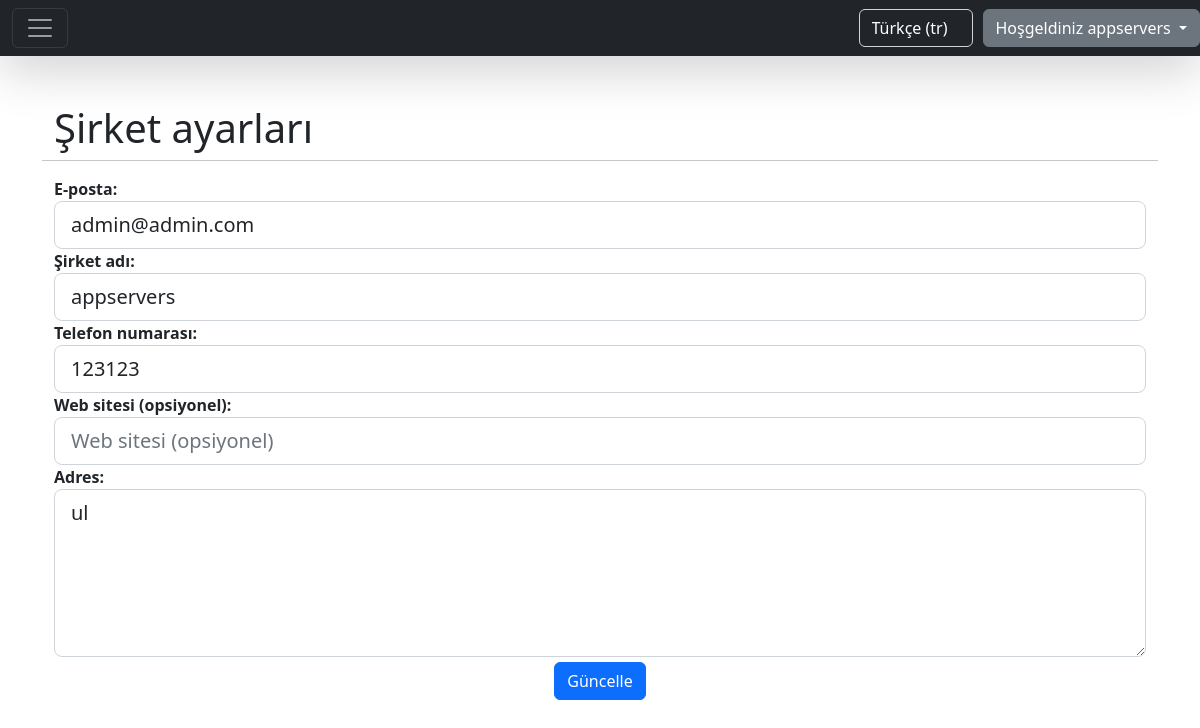
Page /tr/settings/ (signed in) on the committed database.
### home/models.py (models this page shows, shortened)
class CompanyUser(AbstractBaseUser):
    company_name = models.CharField(max_length=255, unique=True)
    email = models.EmailField(max_length=255, unique=True)
    phone_number = models.CharField(max_length=15, unique=True)
    website = models.CharField(max_length=255, blank=True, null=True)
    address = models.CharField(max_length=255)
    is_active = models.BooleanField(default=True)
    is_admin = models.BooleanField(default=False)
    USERNAME_FIELD = 'email'
    REQUIRED_FIELDS = ['company_name', 'phone_number', 'address']
    objects = CompanyUserManager()

### home/views.py (the view)
# urls.py: path('settings/', views.CustomUserChangeView.as_view(), name='company_settings'),
class CustomUserChangeView(LoginRequiredMixin, SuccessMessageMixin, UpdateView):
    login_url = settings.LOGIN_URL
    form_class = CustomUserChangeForm
    template_name = 'form_template.html'
    success_url = reverse_lazy('company_settings')
    success_message = _('message:company_updated_successfully')
    extra_context = {'title': _('label:company_settings'), 'submit_btn': _('label:update_button_text')}
    def get_object(self):
        return self.request.user

### home/templatetags/custom_tags.py (called while the page is built)
@register.filter(name='add_attr')
def add_attribute(field, css):
    attrs = {}
    definition = css.split(',')
    for d in definition:
        if ':' not in d:
            attrs['class'] = d
        else:
            key, val = d.split(':')
            attrs[key] = val
    return field.as_widget(attrs=attrs)

### static/templates/form_template.html (shortened to what this page needs)
{% extends 'base.html' %}
{% load i18n %}
{% load custom_tags %}
{% block content %}
    <div class="container">
        <div class="row">
            <div class="col-12" style="text-align: left">
                <h1>{{ title }}</h1>
            </div>
            <hr/>
        </div>
        <form method="POST"> {% csrf_token %}
            {% for field in form %}
                <div class="form-group">
                    <div class="row">
                        <div class="col-12" style="text-align: start;">
                            <label class="control-label"
                                   for="{{ field.id }}"><b>{{ field.label }}:</b></label>
                        </div>
                        <div class="col-12">
                            {% if field.errors %}
                                {{ field|add_attr:"form-control form-control-lg is-invalid" }}
                                <span class="text-danger d-flex justify-content-start mt-1">
                                                {{ field.errors|first }}
                                            </span>
                            {% else %}
                                {{ field|add_attr:"form-control form-control-lg" }}
                            {% endif %}
                        </div>
                    </div>
                </div>
            {% endfor %}
            <div class="form-group">
                <button class="btn btn-primary" type="submit" automation-id="general-submit-button"
                        style="margin-top: 5px">
                    {{ submit_btn }}
                </button>
            </div>
        </form>
    </div>
{% endblock %}

### static/templates/base.html (shortened to what this page needs)
{% load static %}
{% load i18n %}
<!doctype html>
<html>
<head>
    <link rel="stylesheet" href="{% static 'css/style.css' %}">
    <link rel="stylesheet" href="https://cdn.jsdelivr.net/npm/bootstrap@5.2.3/dist/css/bootstrap.min.css"
>
    <link rel="stylesheet" href="https://use.fontawesome.com/releases/v5.15.4/css/fontawesome.css"
/>
    <link rel="stylesheet" href="https://cdnjs.cloudflare.com/ajax/libs/font-awesome/6.3.0/css/all.min.css">
</head>
<body>
<nav class="navbar navbar-dark bg-dark shadow-lg">
    {% if user.is_authenticated %}
        <div class="col-md-6">
            <div class="container-fluid">
                <button class="navbar-toggler" type="button" data-bs-toggle="collapse"
                        data-bs-target="#navbarToggleExternalContent" aria-controls="navbarToggleExternalContent"
                        aria-expanded="false" aria-label="Toggle navigation">
                    <span class="navbar-toggler-icon"></span>
                </button>
            </div>
        </div>
    {% else %}
        <div class="col-md-6"></div>
    {% endif %}
    <div class="col-md-6 d-flex justify-content-end">
        <form action="{% url "set_language" %}" method="post" class="navbar-form navbar-right"
              style="margin-right: 10px" id="language_form">
            <select class="form-control bg-dark text-white" name="language" onchange="this.form.submit()">
                {% get_current_language as LANGUAGE_CODE %}
                {% get_available_languages as LANGUAGES %}
                {% get_language_info_list for LANGUAGES as languages %}
                {% for language in languages %}
                    <option value="{{ language.code }}"{% if language.code == LANGUAGE_CODE %}
                            selected{% endif %}>
                        {{ language.name_local|capfirst }} ({{ language.code }})
                    </option>
                {% endfor %}
            </select>
        </form>
        {% if user.is_authenticated %}
            <div class="btn-group">
                <a type="button" class="btn btn-secondary dropdown-toggle" data-bs-toggle="dropdown"
                   data-bs-display="static" aria-expanded="false">
                    {% trans 'label:welcome' %} {{ user.company_name }}
                </a>
            </div>
        {% endif %}
    </div>
</nav>
<div class="my-5 text-center container">
    {% block content %}
    {% endblock %}
</div>
</body>
</html>

### rows in the picture
CompanyUser: company_name "appservers", form "admin@admin.com" "appservers" "123123" "ul"

### other values in the picture
{{ title }} "Şirket ayarları"
{{ field.label }} "E-posta" "Şirket adı" "Telefon numarası" "Web sitesi (opsiyonel)" "Adres"
{{ submit_btn }} "Güncelle"
form field language "Türkçe (tr)"
